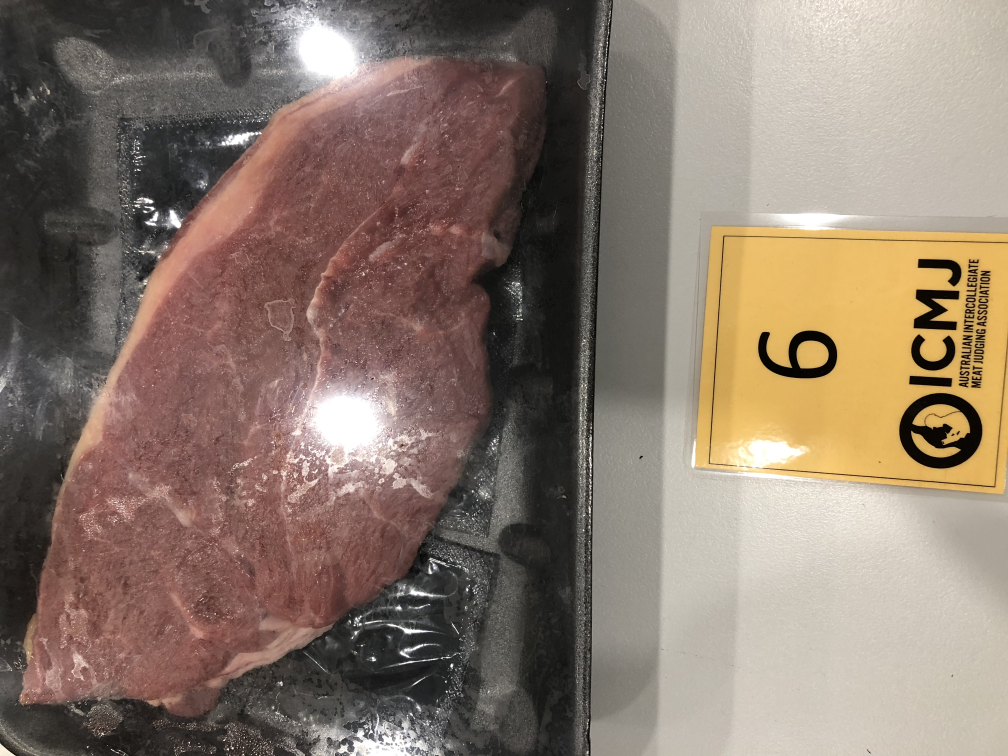
#> input picture retailImg/2018/2018_beef_bladesteakbornless_blade.jpg, 4032 x 3024 px (shown at 1/4 size)
$ python -i rotate_image.py   (imports and definitions only)
#> lines starting #> are read from the running program, lines starting #| are printed output that depends on the picture
#!/usr/bin/env python3
"""
指定ディレクトリ（デフォルトはカレント）にある JPEG/PNG 画像を
任意の角度だけ回転させて保存するスクリプト。

使い方:
    python rotate_images.py -a 37                # *.jpg を 37° 反時計回りに（上書き）
    python rotate_images.py -a -90 -s rotated/   # 時計回り 90°、rotated/ に保存
"""
import argparse
from pathlib import Path
from PIL import Image, ExifTags

def parse_args():
    p = argparse.ArgumentParser(description="Bulk-rotate images.")
    p.add_argument("-a", "--angle", type=float, required=True,
                   help="回転角度（正:反時計回り，負:時計回り）")
    p.add_argument("-d", "--dir", default=".",
                   help="入力ディレクトリ（デフォルト: 現在のディレクトリ）")
    p.add_argument("-s", "--save_dir", default=None,
                   help="保存先ディレクトリ（省略すると上書き）")
    p.add_argument("--ext", default=".jpg,.jpeg,.png",
                   help="対象拡張子をカンマ区切りで指定")
    return p.parse_args()

def fix_exif_orientation(img: Image.Image) -> Image.Image:
    """EXIF Orientation を考慮して画像を正立させる（必要なら）"""
    try:
        for orientation in ExifTags.TAGS.keys():
            if ExifTags.TAGS[orientation] == "Orientation":
                break
        exif = img._getexif()
        if exif is not None:
            orientation_value = exif.get(orientation, 1)
            if orientation_value == 3:
                img = img.rotate(180, expand=True)
            elif orientation_value == 6:
                img = img.rotate(270, expand=True)
            elif orientation_value == 8:
                img = img.rotate(90, expand=True)
    except Exception:
        pass
    return img

def main():
    args = parse_args()
    in_dir = Path(args.dir)
    exts = tuple(e.lower() for e in args.ext.split(","))
    out_dir = Path(args.save_dir) if args.save_dir else in_dir
    if args.save_dir:
        out_dir.mkdir(parents=True, exist_ok=True)

    for path in sorted(in_dir.iterdir()):
        if path.suffix.lower() not in exts:
            continue
        with Image.open(path) as im:
            im = fix_exif_orientation(im)
            rotated = im.rotate(args.angle, expand=True)
            save_path = (out_dir / path.name
                         if args.save_dir is None
                         else out_dir / path.name)
            rotated.save(save_path, quality=95)
            print(f"Saved: {save_path}")

# [2 lines not run here, left out]

>>> import cv2
>>> picture = cv2.imread('2018_beef_bladesteakbornless_blade.jpg', cv2.IMREAD_GRAYSCALE)
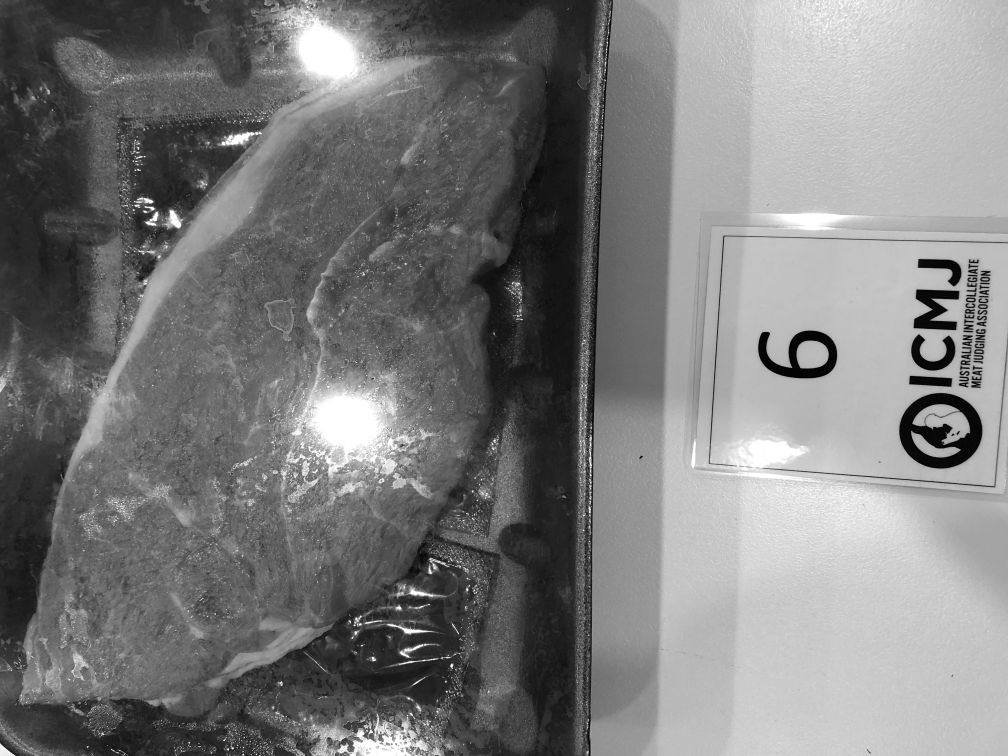
#> picture: shape (3024, 4032) (shown at 1/4 size); min 0, max 255, mean 123.9
>>> result = fix_exif_orientation(picture)

$ run again, on retailImg/2018/2018_beef_ribsteakbornin_ribset.jpg
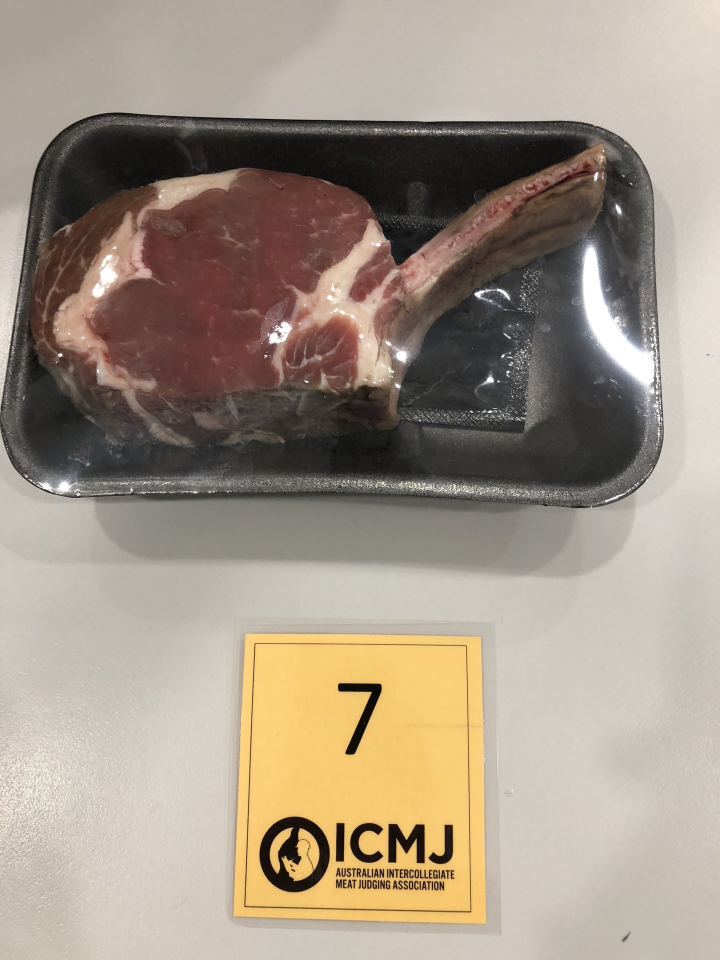
#> input picture retailImg/2018/2018_beef_ribsteakbornin_ribset.jpg, 1440 x 1920 px (shown at 1/2 size)
#> `picture = cv2.imread('2018_beef_bladesteakbornless_blade.jpg', cv2.IMR..`:
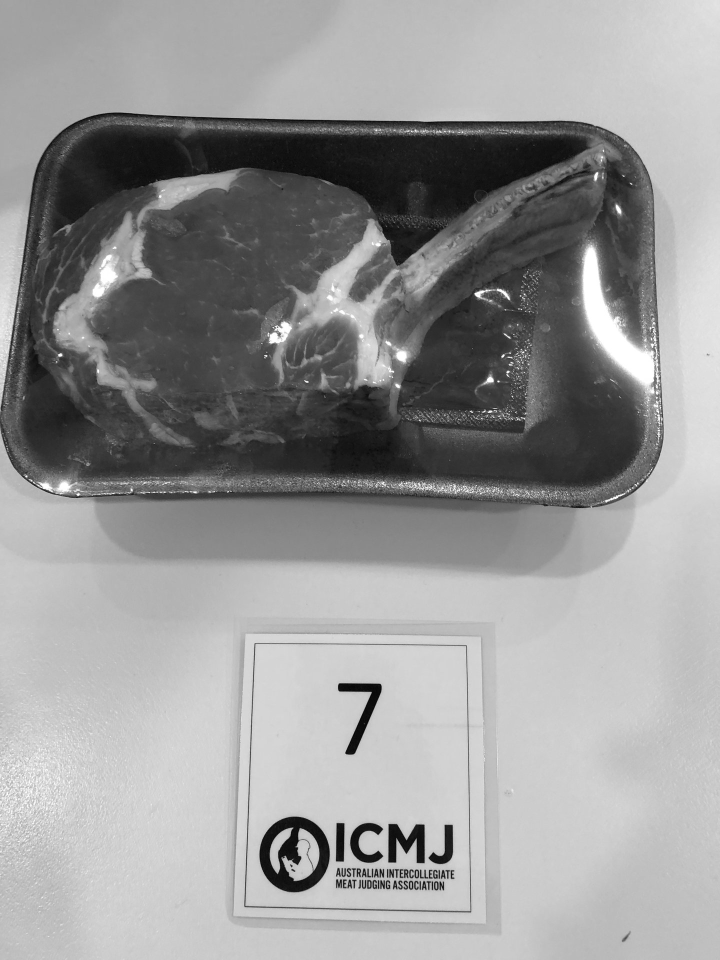
#> picture: shape (1920, 1440) (shown at 1/2 size); min 0, max 255, mean 150.7

$ run again, on retailImg/2018/2018_beef_rmpsteak_rump.jpg
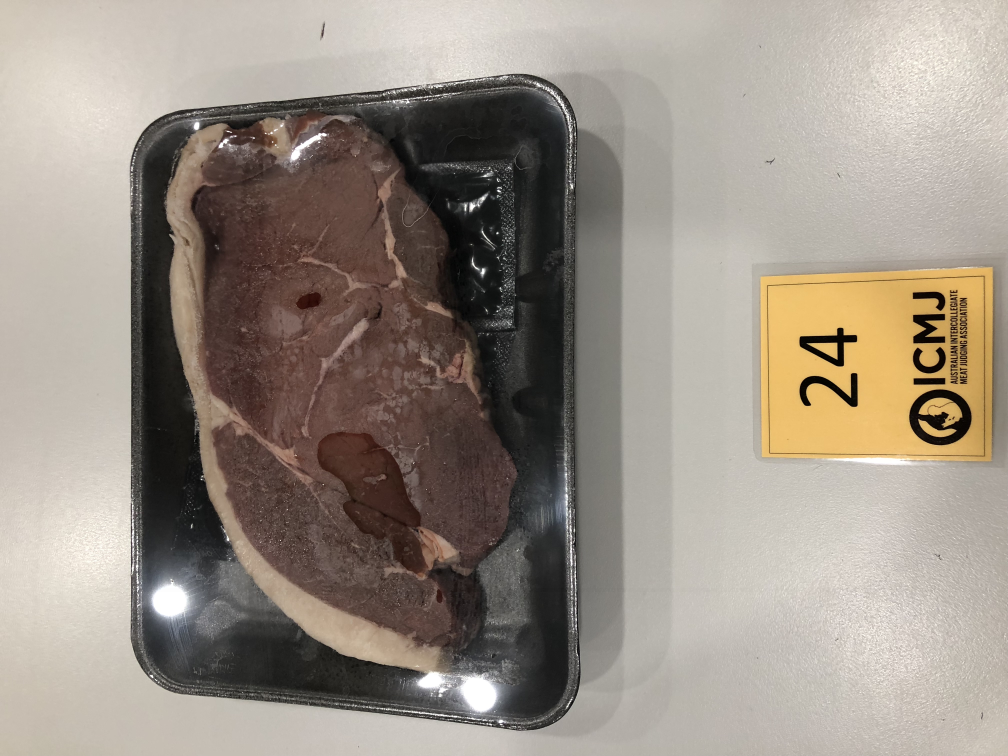
#> input picture retailImg/2018/2018_beef_rmpsteak_rump.jpg, 4032 x 3024 px (shown at 1/4 size)
#> `picture = cv2.imread('2018_beef_bladesteakbornless_blade.jpg', cv2.IMR..`:
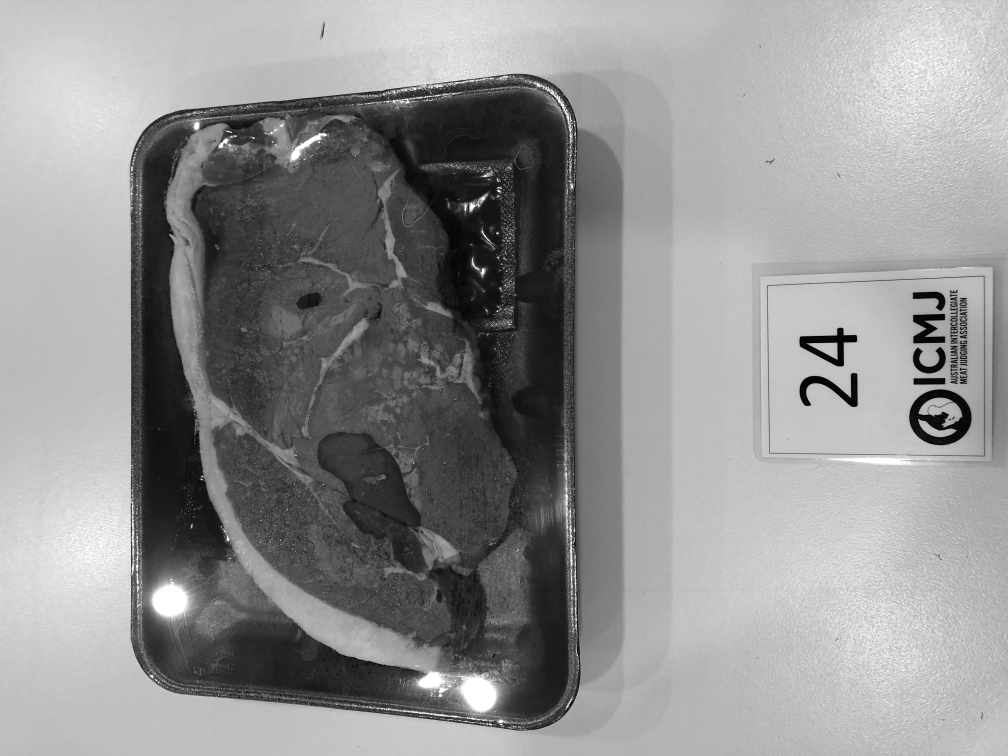
#> picture: shape (3024, 4032) (shown at 1/4 size); min 0, max 255, mean 144.9

$ run again, on retailImg/2018/2018_beef_roundsteak_knuckle.jpg
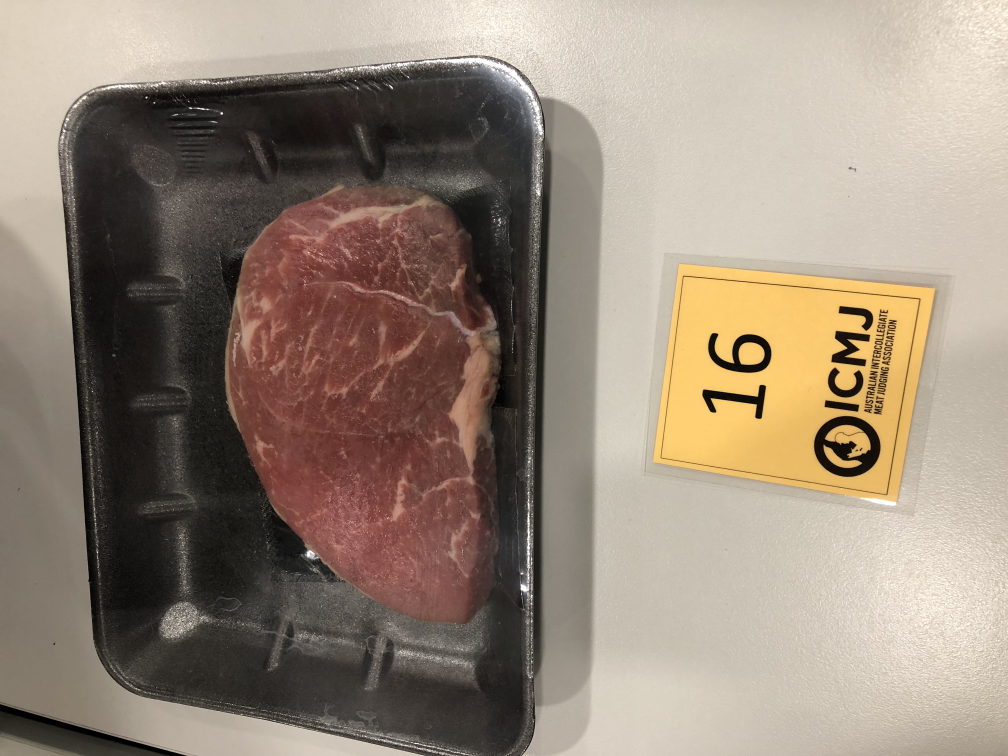
#> input picture retailImg/2018/2018_beef_roundsteak_knuckle.jpg, 4032 x 3024 px (shown at 1/4 size)
#> `picture = cv2.imread('2018_beef_bladesteakbornless_blade.jpg', cv2.IMR..`:
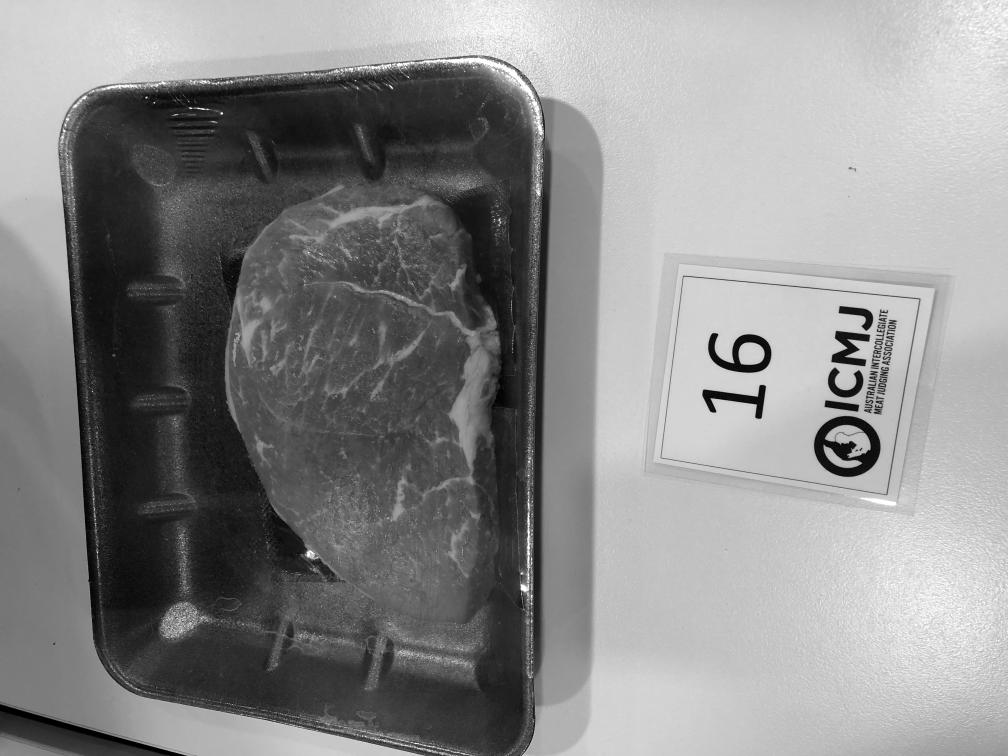
#> picture: shape (3024, 4032) (shown at 1/4 size); min 0, max 255, mean 137.7
